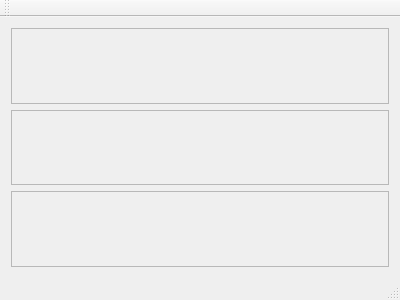
<?xml version="1.0" encoding="UTF-8"?>
<ui version="4.0">
 <class>MainWindow</class>
 <widget class="QMainWindow" name="MainWindow">
  <property name="geometry">
   <rect>
    <x>0</x>
    <y>0</y>
    <width>400</width>
    <height>300</height>
   </rect>
  </property>
  <property name="windowTitle">
   <string>MainWindow</string>
  </property>
  <widget class="QWidget" name="centralWidget">
   <layout class="QVBoxLayout" name="verticalLayout">
    <item>
     <widget class="QLabel" name="label">
      <property name="frameShape">
       <enum>QFrame::StyledPanel</enum>
      </property>
      <property name="text">
       <string/>
      </property>
     </widget>
    </item>
    <item>
     <widget class="QLabel" name="label_2">
      <property name="frameShape">
       <enum>QFrame::StyledPanel</enum>
      </property>
      <property name="text">
       <string/>
      </property>
     </widget>
    </item>
    <item>
     <widget class="QLabel" name="label_3">
      <property name="frameShape">
       <enum>QFrame::StyledPanel</enum>
      </property>
      <property name="text">
       <string/>
      </property>
     </widget>
    </item>
   </layout>
  </widget>
  <widget class="QMenuBar" name="menuBar">
   <property name="geometry">
    <rect>
     <x>0</x>
     <y>0</y>
     <width>400</width>
     <height>22</height>
    </rect>
   </property>
  </widget>
  <widget class="QToolBar" name="mainToolBar">
   <attribute name="toolBarArea">
    <enum>TopToolBarArea</enum>
   </attribute>
   <attribute name="toolBarBreak">
    <bool>false</bool>
   </attribute>
  </widget>
  <widget class="QStatusBar" name="statusBar"/>
 </widget>
 <layoutdefault spacing="6" margin="11"/>
 <resources/>
 <connections/>
</ui>
